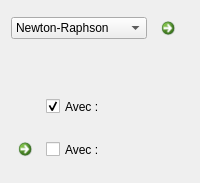
              <widget class="QWidget" name="page_3">
               <layout class="QVBoxLayout" name="verticalLayout_6">
                <item>
                 <layout class="QHBoxLayout" name="horizontalLayout_21">
                  <property name="spacing">
                   <number>7</number>
                  </property>
                  <item>
                   <widget class="QComboBox" name="comboBox_Methods">
                    <item>
                     <property name="text">
                      <string>Newton-Raphson</string>
                     </property>
                    </item>
                    <item>
                     <property name="text">
                      <string>Runge-Kutta</string>
                     </property>
                    </item>
                    <item>
                     <property name="text">
                      <string>Kutta-Merson</string>
                     </property>
                    </item>
                    <item>
                     <property name="text">
                      <string>Trapèzes</string>
                     </property>
                    </item>
                   </widget>
                  </item>
                  <item>
                   <widget class="QCommandLinkButton" name="commandLinkButton_3">
                    <property name="minimumSize">
                     <size>
                      <width>0</width>
                      <height>0</height>
                     </size>
                    </property>
                    <property name="maximumSize">
                     <size>
                      <width>35</width>
                      <height>35</height>
                     </size>
                    </property>
                    <property name="text">
                     <string notr="true"/>
                    </property>
                    <property name="icon">
                     <iconset resource="qtresource.qrc">
                      <normaloff>:/icons/help.png</normaloff>:/icons/help.png</iconset>
                    </property>
                    <property name="iconSize">
                     <size>
                      <width>15</width>
                      <height>15</height>
                     </size>
                    </property>
                    <property name="description">
                     <string notr="true"/>
                    </property>
                   </widget>
                  </item>
                 </layout>
                </item>
                <item>
                 <widget class="QStackedWidget" name="stackedWidget_Sfmoy">
                  <property name="minimumSize">
                   <size>
                    <width>0</width>
                    <height>0</height>
                   </size>
                  </property>
                  <property name="currentIndex">
                   <number>0</number>
                  </property>
                  <widget class="QWidget" name="page_5">
                   <layout class="QGridLayout" name="gridLayout">
                    <property name="leftMargin">
                     <number>0</number>
                    </property>
                    <property name="topMargin">
                     <number>0</number>
                    </property>
                    <property name="rightMargin">
                     <number>0</number>
                    </property>
                    <property name="bottomMargin">
                     <number>0</number>
                    </property>
                    <property name="spacing">
                     <number>0</number>
                    </property>
                    <item row="2" column="1">
                     <layout class="QHBoxLayout" name="horizontalLayout_26">
                      <property name="spacing">
                       <number>0</number>
                      </property>
                      <item>
                       <widget class="QCheckBox" name="checkBox_Sfmoy1">
                        <property name="minimumSize">
                         <size>
                          <width>0</width>
                          <height>35</height>
                         </size>
                        </property>
                        <property name="text">
                         <string>Avec :</string>
                        </property>
                        <property name="checked">
                         <bool>true</bool>
                        </property>
                        <property name="autoExclusive">
                         <bool>true</bool>
                        </property>
                       </widget>
                      </item>
                      <item>
                       <widget class="QLabel" name="label_16">
                        <property name="minimumSize">
                         <size>
                          <width>0</width>
                          <height>0</height>
                         </size>
                        </property>
                        <property name="maximumSize">
                         <size>
                          <width>16777215</width>
                          <height>35</height>
                         </size>
                        </property>
                        <property name="styleSheet">
                         <string notr="true">image: url(:/icons/figSfmoy1.png);</string>
                        </property>
                        <property name="text">
                         <string notr="true"/>
                        </property>
                       </widget>
                      </item>
                     </layout>
                    </item>
                    <item row="2" column="0">
                     <spacer name="verticalSpacer">
                      <property name="orientation">
                       <enum>Qt::Orientation::Vertical</enum>
                      </property>
                      <property name="sizeHint" stdset="0">
                       <size>
                        <width>20</width>
                        <height>40</height>
                       </size>
                      </property>
                     </spacer>
                    </item>
                    <item row="3" column="0">
                     <widget class="QCommandLinkButton" name="commandLinkButton_2">
                      <property name="minimumSize">
                       <size>
                        <width>0</width>
                        <height>0</height>
                       </size>
                      </property>
                      <property name="maximumSize">
                       <size>
                        <width>35</width>
                        <height>35</height>
                       </size>
                      </property>
                      <property name="text">
                       <string notr="true"/>
                      </property>
                      <property name="icon">
                       <iconset resource="qtresource.qrc">
                        <normaloff>:/icons/help.png</normaloff>:/icons/help.png</iconset>
                      </property>
                      <property name="iconSize">
                       <size>
                        <width>15</width>
                        <height>15</height>
                       </size>
                      </property>
                      <property name="description">
                       <string notr="true"/>
                      </property>
                     </widget>
                    </item>
                    <item row="3" column="1">
                     <layout class="QHBoxLayout" name="horizontalLayout_2">
                      <property name="spacing">
                       <number>0</number>
                      </property>
                      <item>
                       <widget class="QCheckBox" name="checkBox_Sfmoy2">
                        <property name="minimumSize">
                         <size>
                          <width>0</width>
                          <height>35</height>
                         </size>
                        </property>
                        <property name="text">
                         <string>Avec :</string>
                        </property>
                        <property name="autoExclusive">
                         <bool>true</bool>
                        </property>
                       </widget>
                      </item>
                      <item>
                       <widget class="QLabel" name="label_18">
                        <property name="minimumSize">
                         <size>
                          <width>0</width>
                          <height>45</height>
                         </size>
                        </property>
                        <property name="styleSheet">
                         <string notr="true">image: url(:/icons/figSfmoy2.png);</string>
                        </property>
                        <property name="text">
                         <string notr="true"/>
                        </property>
                       </widget>
                      </item>
                     </layout>
                    </item>
                    <item row="1" column="1">
                     <widget class="QLabel" name="label_2">
                      <property name="minimumSize">
                       <size>
                        <width>0</width>
                        <height>35</height>
                       </size>
                      </property>
                      <property name="styleSheet">
                       <string notr="true">image: url(:/icons/figeqtdiffEnergGVF.png);</string>
                      </property>
                      <property name="text">
                       <string/>
                      </property>
                      <property name="scaledContents">
                       <bool>true</bool>
                      </property>
                      <property name="wordWrap">
                       <bool>true</bool>
                      </property>
                     </widget>
                    </item>
                   </layout>
                  </widget>
                  <widget class="QWidget" name="page_6">
                   <layout class="QVBoxLayout" name="verticalLayout_3">
                    <item>
                     <widget class="QLabel" name="label_17">
                      <property name="styleSheet">
                       <string notr="true">image: url(:/icons/figeqtdiffGVF.png);</string>
                      </property>
                      <property name="text">
                       <string/>
                      </property>
                      <property name="scaledContents">
                       <bool>true</bool>
                      </property>
                     </widget>
                    </item>
                   </layout>
                  </widget>
                 </widget>
                </item>
               </layout>
              </widget>
